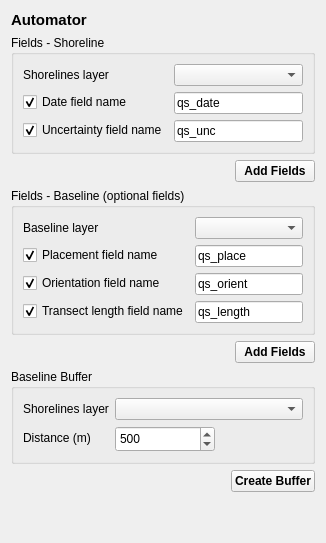
      <widget class="QWidget" name="tab_2">
       <attribute name="icon">
        <iconset>
         <normaloff>gui/icons/automator.svg</normaloff>gui/icons/automator.svg</iconset>
       </attribute>
       <attribute name="title">
        <string/>
       </attribute>
       <attribute name="toolTip">
        <string>Automator</string>
       </attribute>
       <attribute name="whatsThis">
        <string>Automator</string>
       </attribute>
       <layout class="QVBoxLayout" name="verticalLayout_2">
        <item>
         <widget class="QLabel" name="label_33">
          <property name="font">
           <font>
            <pointsize>11</pointsize>
            <weight>75</weight>
            <bold>true</bold>
           </font>
          </property>
          <property name="text">
           <string>Automator</string>
          </property>
          <property name="margin">
           <number>5</number>
          </property>
         </widget>
        </item>
        <item>
         <widget class="QGroupBox" name="groupBox_2">
          <property name="sizePolicy">
           <sizepolicy hsizetype="Preferred" vsizetype="Fixed">
            <horstretch>0</horstretch>
            <verstretch>0</verstretch>
           </sizepolicy>
          </property>
          <property name="title">
           <string>Fields - Shoreline</string>
          </property>
          <layout class="QFormLayout" name="formLayout_18">
           <item row="0" column="0">
            <widget class="QLabel" name="label_11">
             <property name="text">
              <string>Shorelines layer</string>
             </property>
            </widget>
           </item>
           <item row="0" column="1">
            <widget class="QgsMapLayerComboBox" name="qmlcb_automator_field_shoreline_layer">
             <property name="sizePolicy">
              <sizepolicy hsizetype="Expanding" vsizetype="Fixed">
               <horstretch>0</horstretch>
               <verstretch>0</verstretch>
              </sizepolicy>
             </property>
             <property name="showCrs">
              <bool>true</bool>
             </property>
            </widget>
           </item>
           <item row="1" column="1">
            <widget class="QLineEdit" name="le_automator_field_shoreline_date_field_name">
             <property name="text">
              <string>qs_date</string>
             </property>
             <property name="maxLength">
              <number>10</number>
             </property>
            </widget>
           </item>
           <item row="1" column="0">
            <widget class="QCheckBox" name="chb_automator_field_shoreline_date_field">
             <property name="text">
              <string>Date field name</string>
             </property>
             <property name="checked">
              <bool>true</bool>
             </property>
            </widget>
           </item>
           <item row="2" column="0">
            <widget class="QCheckBox" name="chb_automator_field_shoreline_unc_field">
             <property name="text">
              <string>Uncertainty field name</string>
             </property>
             <property name="checked">
              <bool>true</bool>
             </property>
            </widget>
           </item>
           <item row="2" column="1">
            <widget class="QLineEdit" name="le_automator_field_shoreline_unc_field_name">
             <property name="text">
              <string>qs_unc</string>
             </property>
             <property name="maxLength">
              <number>10</number>
             </property>
            </widget>
           </item>
          </layout>
         </widget>
        </item>
        <item alignment="Qt::AlignRight">
         <widget class="QPushButton" name="pb_automator_field_shoreline_apply">
          <property name="enabled">
           <bool>true</bool>
          </property>
          <property name="sizePolicy">
           <sizepolicy hsizetype="Preferred" vsizetype="Fixed">
            <horstretch>0</horstretch>
            <verstretch>0</verstretch>
           </sizepolicy>
          </property>
          <property name="font">
           <font>
            <weight>75</weight>
            <bold>true</bold>
           </font>
          </property>
          <property name="cursor">
           <cursorShape>PointingHandCursor</cursorShape>
          </property>
          <property name="text">
           <string>Add Fields</string>
          </property>
         </widget>
        </item>
        <item>
         <widget class="QGroupBox" name="groupBox_11">
          <property name="title">
           <string>Fields - Baseline (optional fields)</string>
          </property>
          <layout class="QFormLayout" name="formLayout_21">
           <item row="0" column="0">
            <widget class="QLabel" name="label_24">
             <property name="text">
              <string>Baseline layer</string>
             </property>
            </widget>
           </item>
           <item row="0" column="1">
            <widget class="QgsMapLayerComboBox" name="qmlcb_automator_field_baseline_layer"/>
           </item>
           <item row="1" column="0">
            <widget class="QCheckBox" name="chb_automator_field_baseline_placement_field">
             <property name="text">
              <string>Placement field name</string>
             </property>
             <property name="checked">
              <bool>true</bool>
             </property>
            </widget>
           </item>
           <item row="1" column="1">
            <widget class="QLineEdit" name="le_automator_field_baseline_placement_field_name">
             <property name="text">
              <string>qs_place</string>
             </property>
             <property name="maxLength">
              <number>10</number>
             </property>
            </widget>
           </item>
           <item row="2" column="0">
            <widget class="QCheckBox" name="chb_automator_field_baseline_orientation_field">
             <property name="text">
              <string>Orientation field name</string>
             </property>
             <property name="checked">
              <bool>true</bool>
             </property>
            </widget>
           </item>
           <item row="2" column="1">
            <widget class="QLineEdit" name="le_automator_field_baseline_orientation_field_name">
             <property name="text">
              <string>qs_orient</string>
             </property>
             <property name="maxLength">
              <number>10</number>
             </property>
            </widget>
           </item>
           <item row="3" column="0">
            <widget class="QCheckBox" name="chb_automator_field_baseline_length_field">
             <property name="text">
              <string>Transect length field name</string>
             </property>
             <property name="checked">
              <bool>true</bool>
             </property>
            </widget>
           </item>
           <item row="3" column="1">
            <widget class="QLineEdit" name="le_automator_field_baseline_length_field_name">
             <property name="text">
              <string>qs_length</string>
             </property>
             <property name="maxLength">
              <number>10</number>
             </property>
            </widget>
           </item>
          </layout>
         </widget>
        </item>
        <item alignment="Qt::AlignRight">
         <widget class="QPushButton" name="pb_automator_field_baseline_apply">
          <property name="font">
           <font>
            <weight>75</weight>
            <bold>true</bold>
           </font>
          </property>
          <property name="text">
           <string>Add Fields</string>
          </property>
         </widget>
        </item>
        <item>
         <widget class="QGroupBox" name="groupBox_9">
          <property name="title">
           <string>Baseline Buffer</string>
          </property>
          <layout class="QFormLayout" name="formLayout_20">
           <item row="0" column="0">
            <widget class="QLabel" name="label_22">
             <property name="text">
              <string>Shorelines layer</string>
             </property>
            </widget>
           </item>
           <item row="0" column="1">
            <widget class="QgsMapLayerComboBox" name="qmlcb_automator_baseline_shorelines_layer"/>
           </item>
           <item row="1" column="0">
            <widget class="QLabel" name="label_23">
             <property name="text">
              <string>Distance (m)</string>
             </property>
            </widget>
           </item>
           <item row="1" column="1">
            <widget class="QgsSpinBox" name="qsb_automator_baseline_buffer_distance">
             <property name="sizePolicy">
              <sizepolicy hsizetype="Fixed" vsizetype="Fixed">
               <horstretch>0</horstretch>
               <verstretch>0</verstretch>
              </sizepolicy>
             </property>
             <property name="minimumSize">
              <size>
               <width>100</width>
               <height>26</height>
              </size>
             </property>
             <property name="minimum">
              <number>10</number>
             </property>
             <property name="maximum">
              <number>1000</number>
             </property>
             <property name="singleStep">
              <number>100</number>
             </property>
             <property name="value">
              <number>500</number>
             </property>
             <property name="clearValue">
              <bool>true</bool>
             </property>
            </widget>
           </item>
          </layout>
         </widget>
        </item>
        <item alignment="Qt::AlignRight">
         <widget class="QPushButton" name="pb_automator_baseline_buffer_create">
          <property name="font">
           <font>
            <weight>75</weight>
            <bold>true</bold>
           </font>
          </property>
          <property name="text">
           <string>Create Buffer</string>
          </property>
         </widget>
        </item>
        <item>
         <spacer name="verticalSpacer_2">
          <property name="orientation">
           <enum>Qt::Vertical</enum>
          </property>
          <property name="sizeHint" stdset="0">
           <size>
            <width>20</width>
            <height>40</height>
           </size>
          </property>
         </spacer>
        </item>
       </layout>
      </widget>
